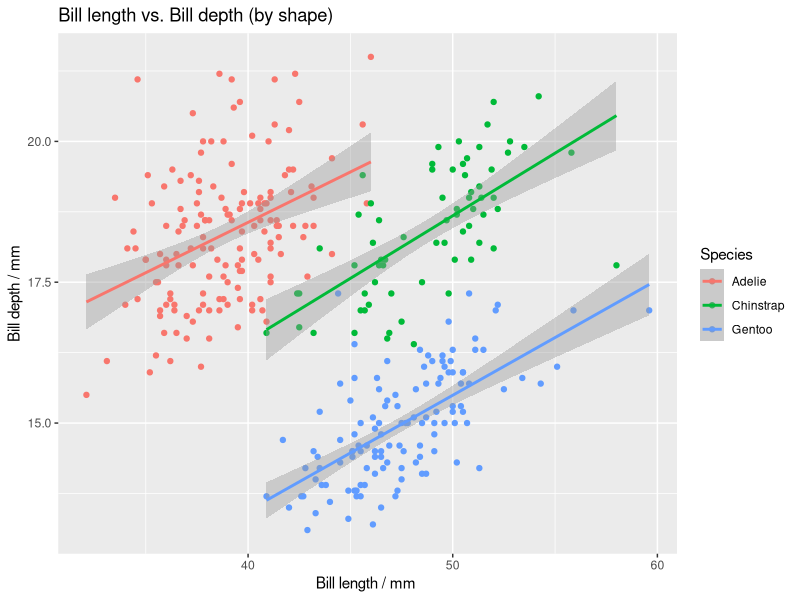
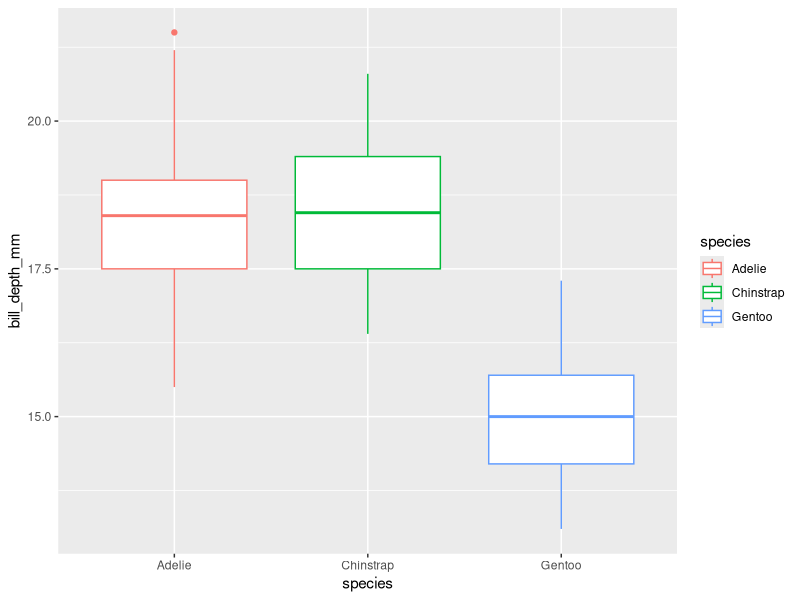
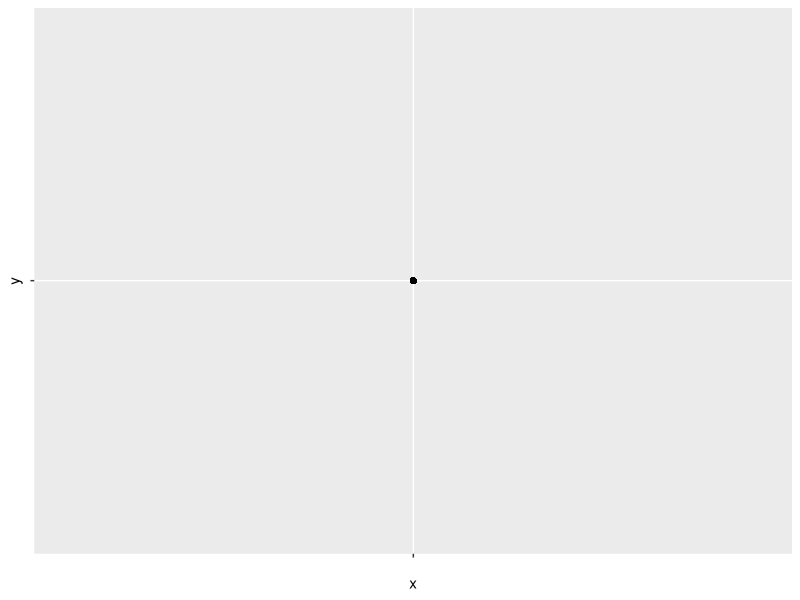
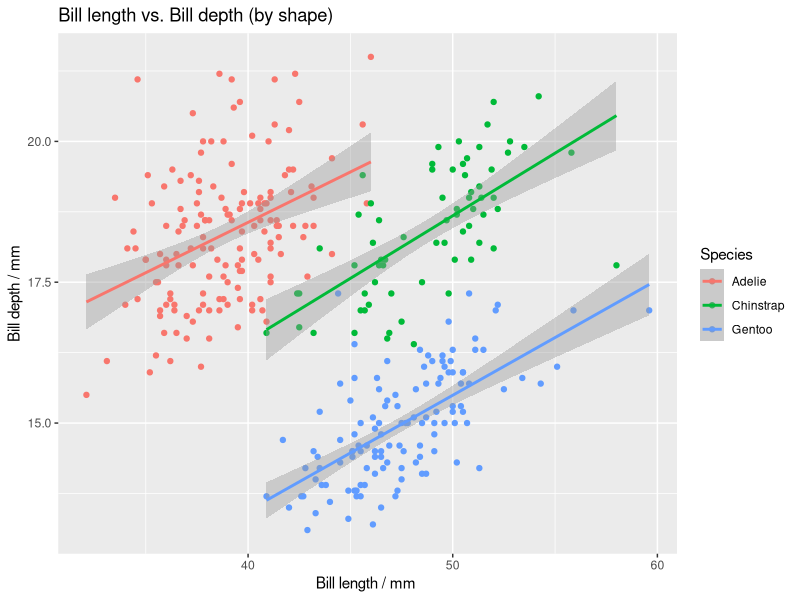
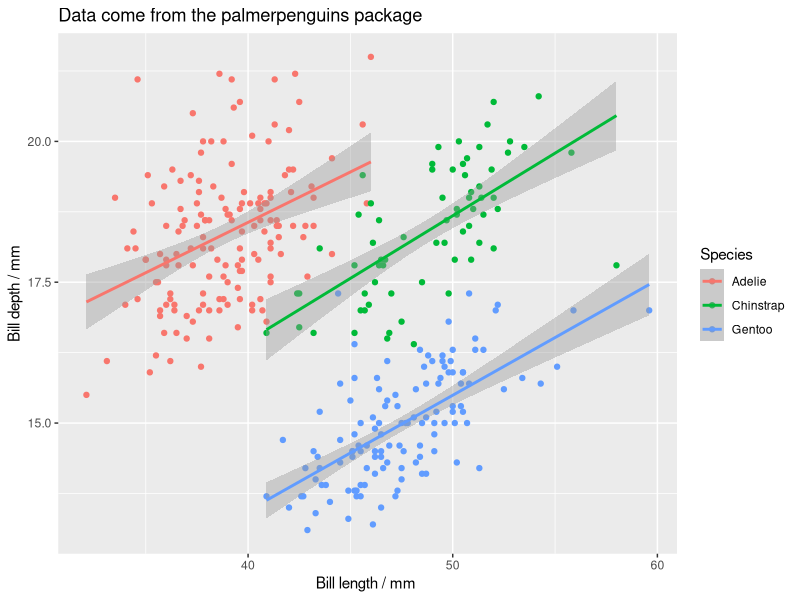
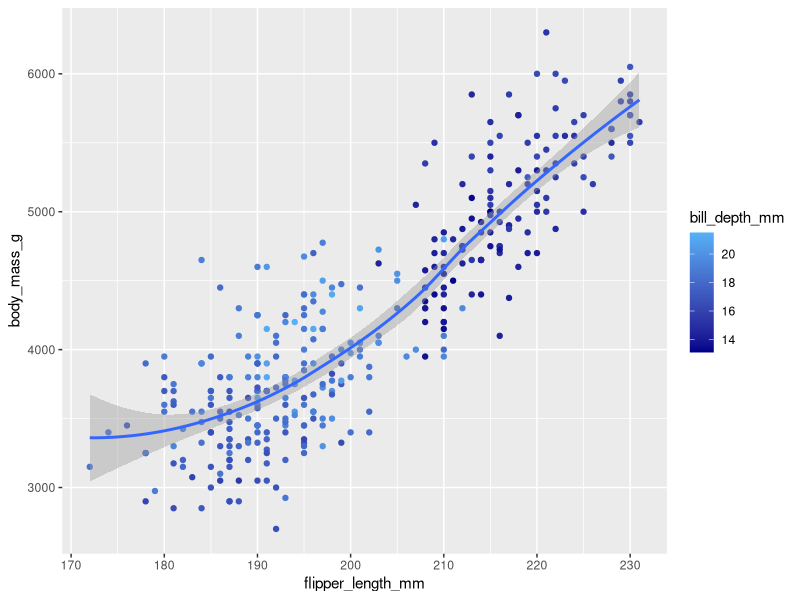
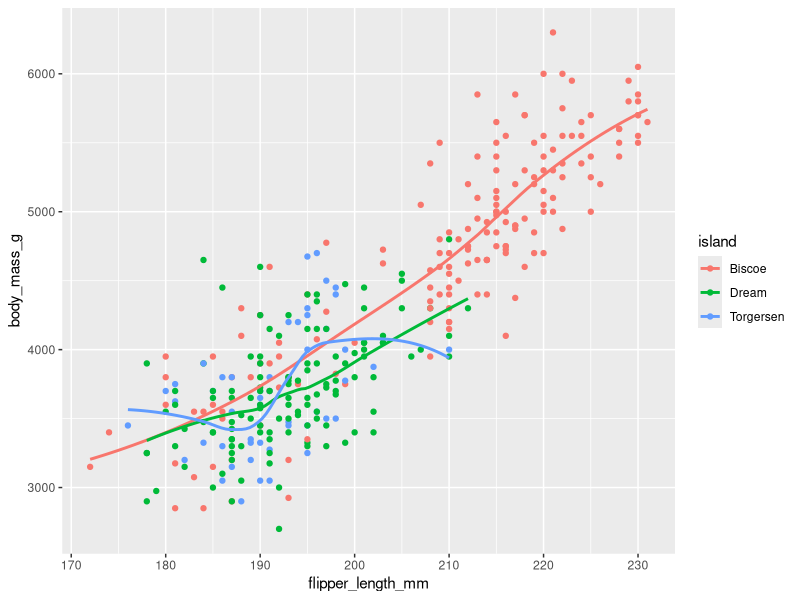
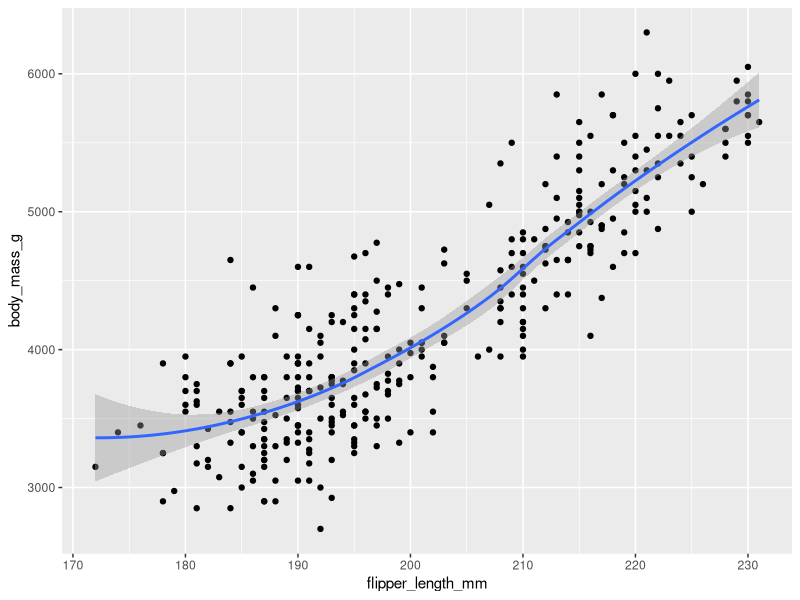

Reproduce these figures in R, in order.
## ---- chunk 1
knitr::opts_chunk$set(echo = TRUE)
## ---- chunk 2
library(tidyverse)
library(palmerpenguins)
library(ggthemes)
## ---- chunk 3
glimpse(penguins)
## ---- chunk 4
data("penguins")
nrow(penguins) 
ncol(penguins)
## ---- chunk 5
# bill_depth_mm : a number denoting bill depth (millimeters)
?penguins
## ---- chunk 6
ggplot(data = penguins,
       mapping = aes(x=bill_length_mm, y=bill_depth_mm, color = species)
) + geom_point() + geom_smooth(method = 'lm')  + labs(
        title = "Bill length vs. Bill depth (by shape)",
        x = "Bill length / mm ", y = "Bill depth / mm",
        color = "Species"
)
## ---- chunk 7
# better use box plot
ggplot(data = penguins,
       mapping = aes(x=species, y=bill_depth_mm, color=species)
) + geom_boxplot() 
## ---- chunk 8
# error: missing aesthetics: x and y
ggplot(data = penguins,
       mapping = aes(x="",y="")
       ) + geom_point()
## ---- chunk 9
?geom_point
# na.rm: 	If FALSE, the default, missing values are removed with a warning. If TRUE, missing values are silently removed
ggplot(data = penguins,
       mapping = aes(x=bill_length_mm, y=bill_depth_mm, color = species)
) + geom_point(na.rm = TRUE) + geom_smooth(method = 'lm', na.rm = TRUE)  + labs(
        title = "Bill length vs. Bill depth (by shape)",
        x = "Bill length / mm ", y = "Bill depth / mm",
        color = "Species"
)
## ---- chunk 10
ggplot(data = penguins,
       mapping = aes(x=bill_length_mm, y=bill_depth_mm, color = species)
) + geom_point(na.rm = TRUE) + geom_smooth(method = 'lm', na.rm = TRUE)  + labs(
        title = "Data come from the palmerpenguins package",
        x = "Bill length / mm ", y = "Bill depth / mm",
        color = "Species"
)
## ---- chunk 11
ggplot(data = penguins,
       mapping = aes(x=flipper_length_mm, y=body_mass_g, color = bill_depth_mm)
) + geom_point(na.rm = TRUE) + geom_smooth(method = 'loess', na.rm = TRUE)   + scale_color_gradient(low = "darkblue")
## ---- chunk 12
ggplot(
  data = penguins,
  mapping = aes(x = flipper_length_mm, y = body_mass_g, color = island)
) +
  geom_point() +
  geom_smooth(se = FALSE)
## ---- chunk 13
ggplot(
  data = penguins,
  mapping = aes(x = flipper_length_mm, y = body_mass_g)
) +
  geom_point() +
  geom_smooth()
## ---- chunk 14
ggplot() +
  geom_point(
    data = penguins,
    mapping = aes(x = flipper_length_mm, y = body_mass_g)
  ) +
  geom_smooth(
    data = penguins,
    mapping = aes(x = flipper_length_mm, y = body_mass_g)
  )
